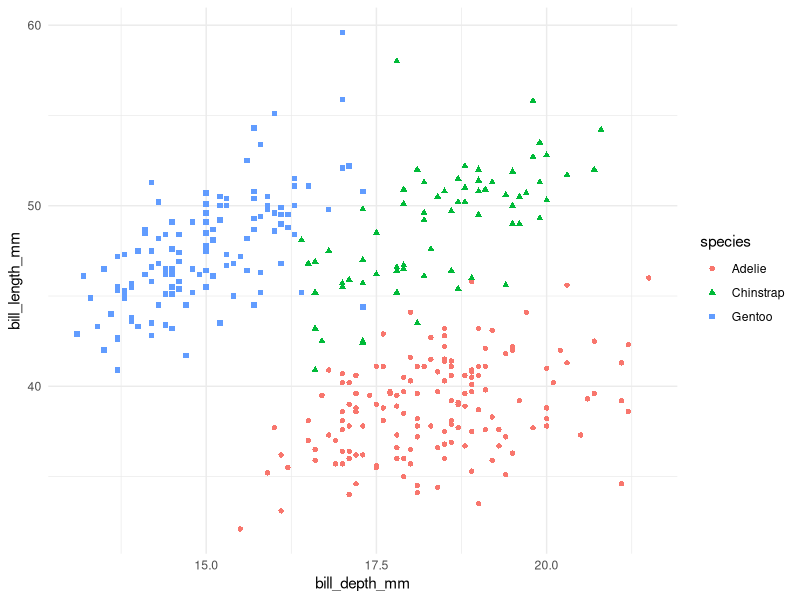

This figure's R source:
library(ggplot2)
library(palmerpenguins)
library(ggthemes)

ggplot(
    penguins,
    mapping = aes(
        x = bill_depth_mm,
        y = bill_length_mm,
        color = species)) +
    geom_point(aes(shape = species)) +
    theme_minimal()